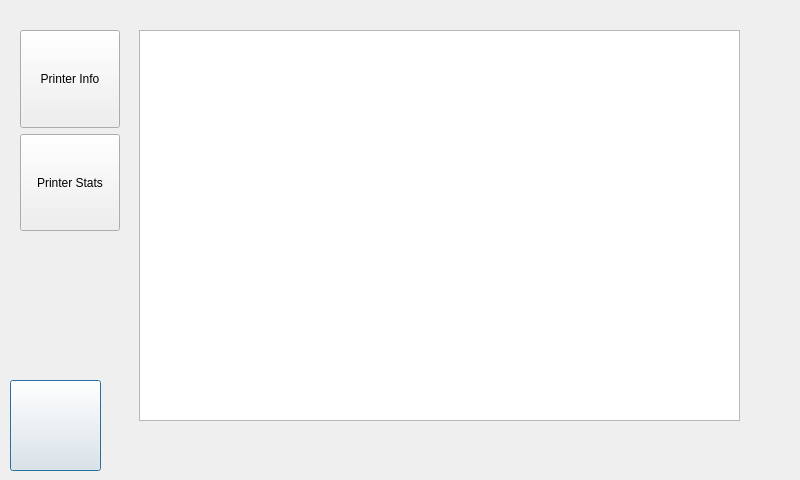
<?xml version="1.0" encoding="UTF-8"?>
<ui version="4.0">
 <class>InfoWindow</class>
 <widget class="QDialog" name="InfoWindow">
  <property name="geometry">
   <rect>
    <x>0</x>
    <y>0</y>
    <width>800</width>
    <height>480</height>
   </rect>
  </property>
  <property name="maximumSize">
   <size>
    <width>800</width>
    <height>480</height>
   </size>
  </property>
  <property name="windowTitle">
   <string>ControlWindow</string>
  </property>
  <widget class="QPushButton" name="Back">
   <property name="geometry">
    <rect>
     <x>10</x>
     <y>380</y>
     <width>91</width>
     <height>91</height>
    </rect>
   </property>
   <property name="maximumSize">
    <size>
     <width>100</width>
     <height>100</height>
    </size>
   </property>
   <property name="text">
    <string/>
   </property>
   <property name="icon">
    <iconset>
     <normaloff>img/back.png</normaloff>img/back.png</iconset>
   </property>
   <property name="iconSize">
    <size>
     <width>100</width>
     <height>100</height>
    </size>
   </property>
  </widget>
  <widget class="QWidget" name="layoutWidget">
   <property name="geometry">
    <rect>
     <x>20</x>
     <y>30</y>
     <width>111</width>
     <height>201</height>
    </rect>
   </property>
   <layout class="QVBoxLayout" name="verticalLayout">
    <item>
     <widget class="QPushButton" name="w_info_button">
      <property name="maximumSize">
       <size>
        <width>100</width>
        <height>100</height>
       </size>
      </property>
      <property name="text">
       <string>Printer Info</string>
      </property>
     </widget>
    </item>
    <item>
     <widget class="QPushButton" name="w_stats_button">
      <property name="maximumSize">
       <size>
        <width>100</width>
        <height>100</height>
       </size>
      </property>
      <property name="text">
       <string>Printer Stats</string>
      </property>
     </widget>
    </item>
   </layout>
  </widget>
  <widget class="QTextBrowser" name="w_message_text">
   <property name="geometry">
    <rect>
     <x>139</x>
     <y>30</y>
     <width>601</width>
     <height>391</height>
    </rect>
   </property>
   <property name="sizePolicy">
    <sizepolicy hsizetype="Fixed" vsizetype="Expanding">
     <horstretch>0</horstretch>
     <verstretch>0</verstretch>
    </sizepolicy>
   </property>
   <property name="maximumSize">
    <size>
     <width>115200</width>
     <height>1000</height>
    </size>
   </property>
  </widget>
 </widget>
 <resources/>
 <connections/>
</ui>
